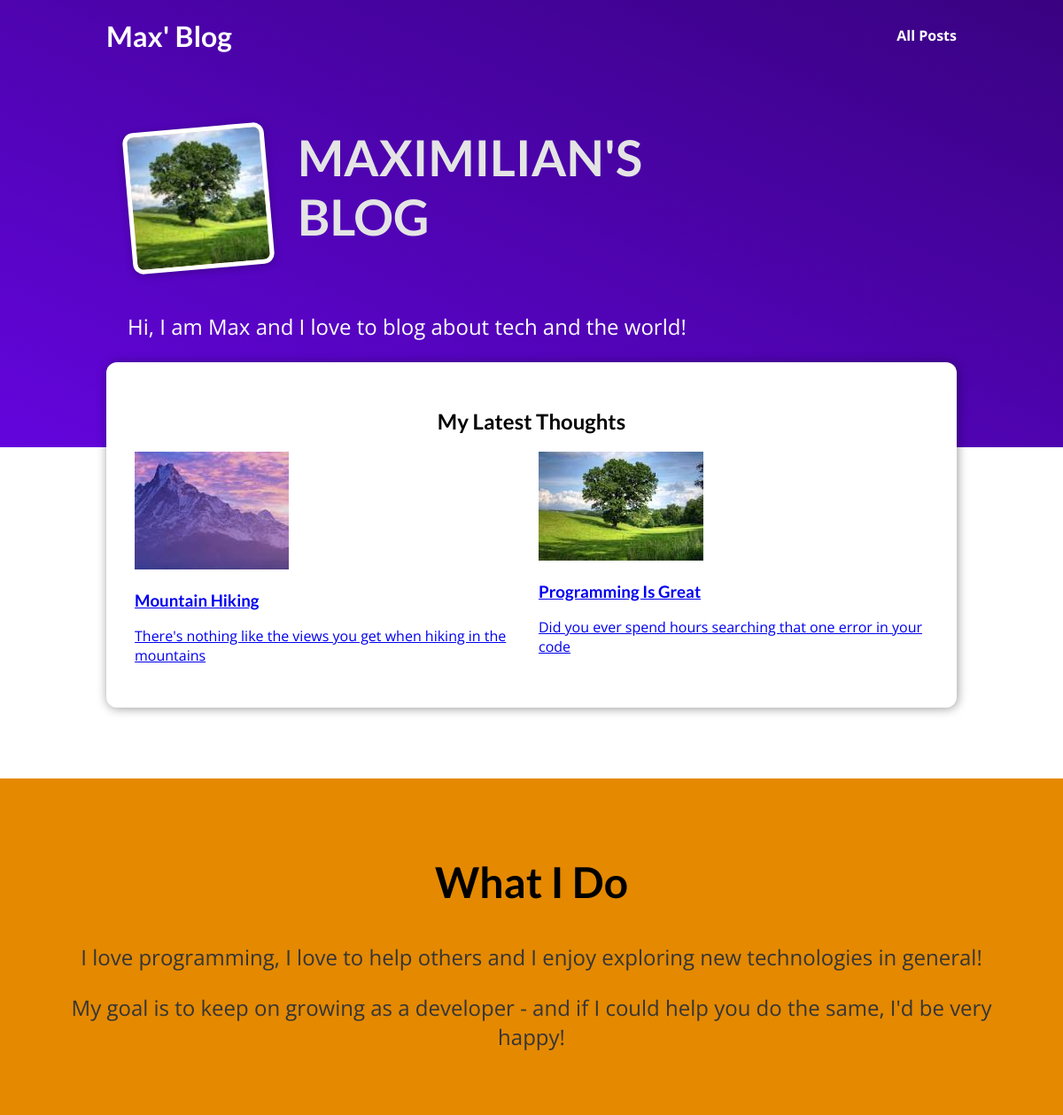
The page / on the database its author committed.
### blog/models.py (models this page shows)
class Post(models.Model):
    title = models.CharField(max_length=150)
    excerpt = models.CharField(max_length=200)
    image=models.ImageField(upload_to="posts",null=True)
    date = models.DateField(auto_now=True)
    slug = models.SlugField(unique=True, db_index=True)
    content = models.TextField(validators=[MinLengthValidator(10)])
    author = models.ForeignKey(
        Author, on_delete=models.SET_NULL,null=True, related_name="posts")
    tags=models.ManyToManyField(Tag)

### blog/views.py (the view)
# urls.py: path("", views.StartingPageView.as_view(),name="starting-page"),
class StartingPageView(ListView):
  template_name="blog/index.html"
  model=Post
  ordering=["-date"]
  context_object_name="posts"
  def get_queryset(self):
    queryset=super().get_queryset()
    data=queryset[:3]
    return data

### blog/templates/blog/index.html (shortened to what this page needs)
{% extends "base.html" %}
{% load static %}
 {% block css_files %}
 <link rel="stylesheet" href="{% static "blog/index.css"%}">
 {% endblock %}
{% block content %}
<section id="welcome">
  <header>
    <img src="{% static 'images/tree.jpeg' %}" alt="Max - The Author Of ThisBlog" />
    <h2>MAXIMILIAN'S BLOG</h2>
  </header>
  <p>Hi, I am Max and I love to blog about tech and the world!</p>
</section>
<section id="latest-posts">
  <h2>My Latest Thoughts</h2>
  <ul>
    {% for post in posts %}
      {% include "blog/includes/post.html" %}
    {% endfor %}
  </ul>
</section>
<section id="about">
  <h2>What I Do</h2>
  <p>
    I love programming, I love to help others and I enjoy exploring new
    technologies in general!
  </p>
  <p>
    My goal is to keep on growing as a developer - and if I could help you do
    the same, I'd be very happy!
  </p>
</section>
{% endblock %}

### blog/templates/blog/includes/post.html
<li>
  <article class="post">
    <a href="{% url 'post-detail-page' post.slug %}">
            <img src="{{ post.image.url }}" alt="{{post.title}}">
      <div class="post__content">
        <h3>{{ post.title }}</h3>
        <p>
          {{ post.excerpt }}
        </p>
      </div>
    </a>
  </article>
</li>

### static/app.css (style rules this page uses)
* { box-sizing: border-box; }
html { font-family: "Open Sans", "Lato", sans-serif; }
body { margin: 0; }
h1, h2, h3 { font-family: "Lato", sans-serif; font-weight: bold; }

### blog/static/blog/index.css (style rules this page uses)
#welcome { background: linear-gradient(to right top, #6305dd, #390281); padding: 6rem 12%; }
#welcome header { display: flex; align-items: flex-start; margin: 3rem auto; }
#welcome img { width: 10rem; height: 10rem; object-fit: cover; object-position: top; border: 5px solid white; border-radius: 12px; background-color: #ffe1bf; transform: rotateZ(-5deg); box-shadow: 0 2px 8px rgba(0, 0, 0, 0.25); }
#welcome h2 { font-size: 3.5rem; margin: 0 0 0 2rem; color: #e4e4e4; width: 10rem; }
#welcome p { color: white; font-size: 1.5rem; }
#latest-posts { background-color: white; padding: 2rem; border-radius: 12px; width: 60rem; margin: -6rem auto 2rem auto; box-shadow: 1px 1px 12px rgba(0, 0, 0, 0.4); }
#latest-posts h2 { text-align: center; }
#latest-posts ul { list-style: none; margin: 0; padding: 0; display: flex; gap: 1rem; }
#latest-posts li { flex: 1; }
#about { text-align: center; padding: 3rem; background-color: #e48900; margin-top: 5rem; }
#about h2 { font-size: 3rem; }
#about p { font-size: 1.5rem; color: #353535; }

### rows shown on the page
Post: image (picture), title "Mountain Hiking", excerpt "There's nothing like the views you get when hiking in the mountains"
Post: image (picture), title "Programming Is Great", excerpt "Did you ever spend hours searching that one error in your code"
